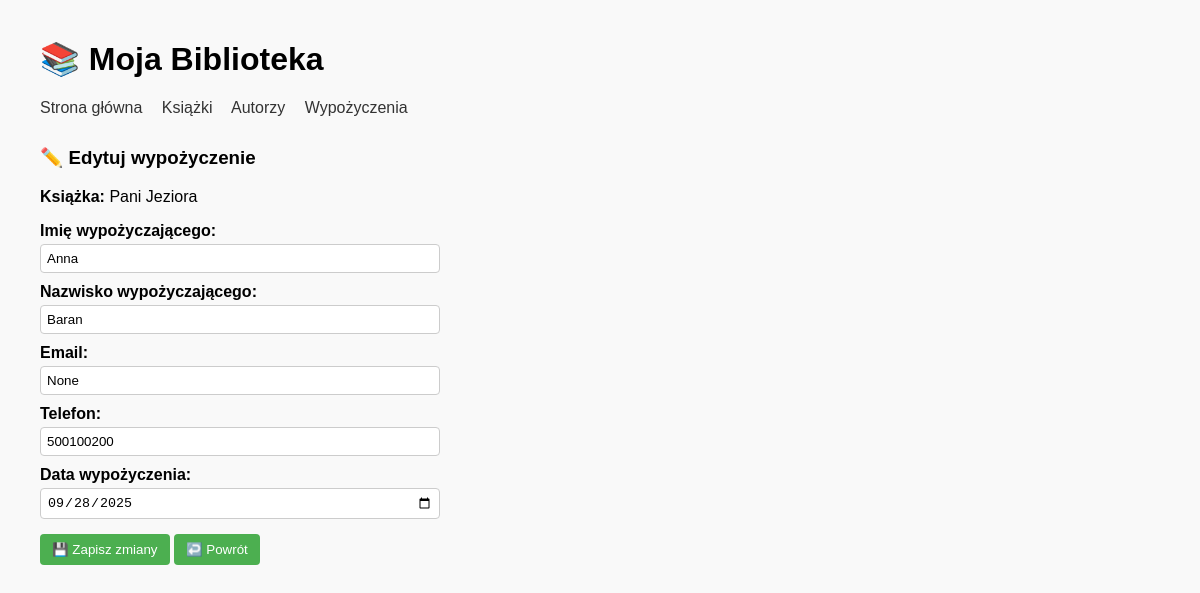
The page /borrowings/edit/3 on the database as committed earlier.
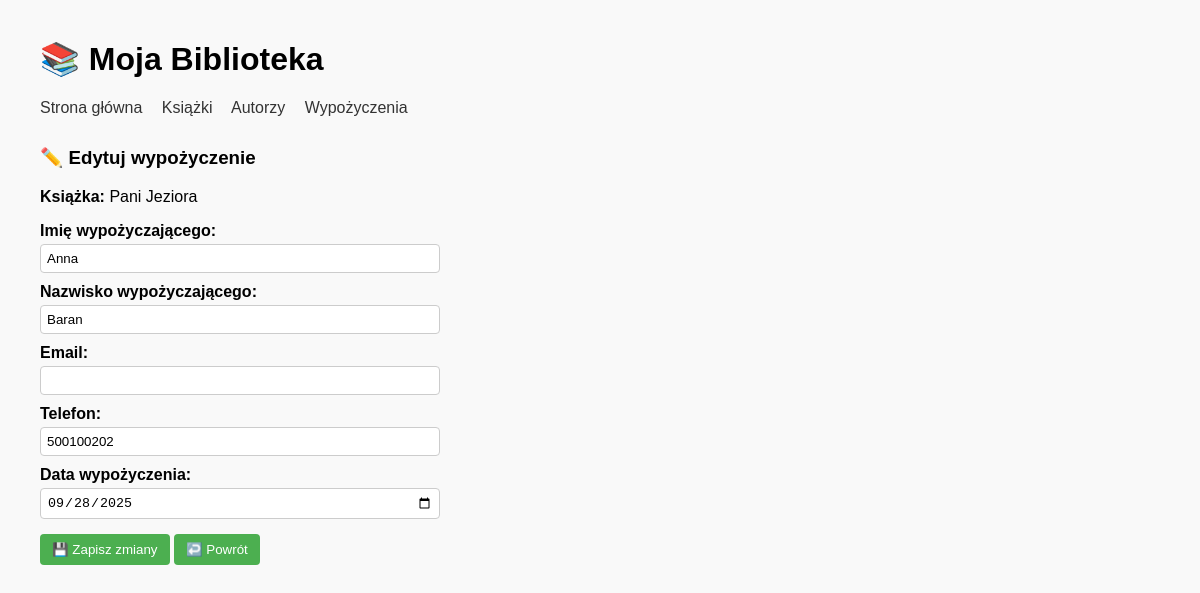
The same page on the database as committed later.
### app/models.py (models this page shows, shortened)
class Borrowings(db.Model):
    __tablename__ = "borrowings"
    id = db.Column(db.Integer, primary_key=True)
    book_id = db.Column(db.Integer, db.ForeignKey("books.id"), nullable=False)
    borrower_name = db.Column(db.String(100), nullable=False)
    borrower_surname = db.Column(db.String(100), nullable=False)
    borrow_date = db.Column(db.DateTime, default=datetime.utcnow)
    return_date = db.Column(db.DateTime, nullable=True)
    email = db.Column(db.String(120), nullable=True)
    phone = db.Column(db.String(20), nullable=True)

### app/routes.py (the view, shortened to what this page needs)
@app.route("/borrowings/edit/<int:borrowing_id>", methods=["GET", "POST"])
def edit_borrowing(borrowing_id):
    borrowing = Borrowings.query.get_or_404(borrowing_id)
    return render_template("edit_borrowing.html", borrowing=borrowing)

### app/templates/edit_borrowing.html (shortened to what this page needs)
{% extends "base.html" %}
{% block content %}
<h3>✏️ Edytuj wypożyczenie</h3>
<form method="POST">
    <p><strong>Książka:</strong> {{ borrowing.book.title }}</p>
    <label for="borrower_name">Imię wypożyczającego:</label>
    <input type="text" name="borrower_name" value="{{ borrowing.borrower_name }}" required><br>
    <label for="borrower_surname">Nazwisko wypożyczającego:</label>
    <input type="text" name="borrower_surname" value="{{ borrowing.borrower_surname }}" required><br>
    <label for="email">Email:</label>
    <input type="email" name="email" value="{{ borrowing.email }}"><br>
    <label for="phone">Telefon:</label>
    <input type="text" name="phone" value="{{ borrowing.phone }}"><br>
    <label for="borrow_date">Data wypożyczenia:</label>
    <input type="date" name="borrow_date" value="{{ borrowing.borrow_date.strftime('%Y-%m-%d') }}"><br>
    <button type="submit">💾 Zapisz zmiany</button>
    <a href="{{ url_for('borrowings') }}"><button type="button">↩️ Powrót</button></a>
</form>
{% endblock %}

Rows that differ between the two databases and show on the page:
changed Borrowings "Anna": phone "500100200" → "500100202"; email "None" → (not shown)
